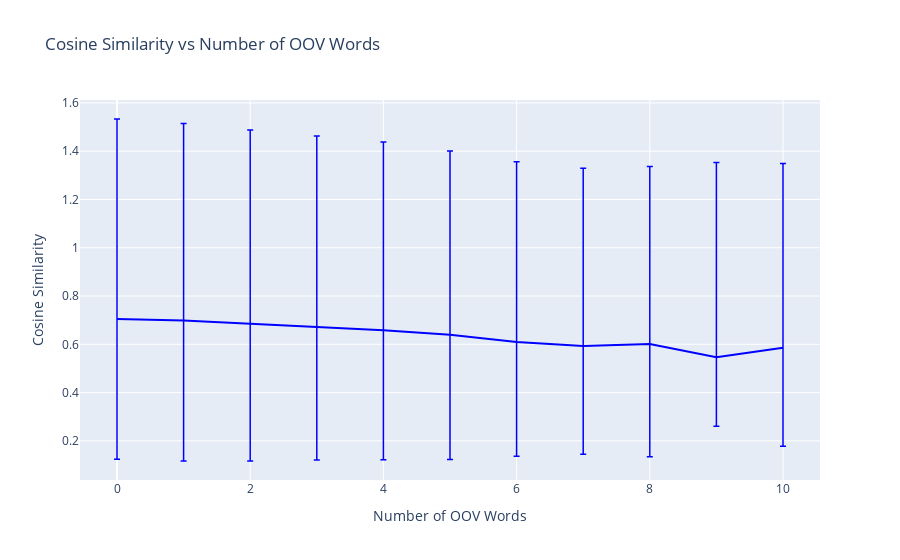

Source (notebook cell):
### Code cell
# Lineplot of the mean cosine similarity vs number of OOV words with std as error bars

fig = plt.subplots(figsize=(10, 6))
sns.lineplot(x="oov", y="cosine_similarity", data=df, ci="sd")

### Figure 1 — Plotly figure (JSON) as saved in the notebook; plotly's stock layout.template omitted (floating-point values rounded to 4 significant figures)
{"data": [{"error_y": {"array": [0.8284, 0.8154, 0.8024, 0.7921, 0.7796, 0.7618, 0.7459, 0.7367, 0.7353, 0.8068, 0.7634], "arrayminus": [0.5815, 0.5823, 0.5683, 0.5506, 0.5365, 0.5166, 0.4739, 0.4486, 0.4668, 0.2863, 0.4085], "color": "blue", "symmetric": false, "thickness": 1.5, "type": "data", "width": 3}, "hovertemplate": "Number of OOV Words=%{x}<br>Cosine Similarity=%{y}<extra></extra>", "legendgroup": "", "line": {"color": "blue", "dash": "solid"}, "marker": {"symbol": "circle"}, "mode": "lines", "name": "", "orientation": "v", "showlegend": false, "type": "scatter", "x": [0, 1, 2, 3, 4, 5, 6, 7, 8, 9, 10], "xaxis": "x", "y": [0.705, 0.6988, 0.6854, 0.6713, 0.6581, 0.6392, 0.6099, 0.5926, 0.601, 0.5465, 0.586], "yaxis": "y"}], "layout": {"legend": {"tracegroupgap": 0}, "title": {"text": "Cosine Similarity vs Number of OOV Words"}, "xaxis": {"anchor": "y", "domain": [0, 1], "title": {"text": "Number of OOV Words"}}, "yaxis": {"anchor": "x", "domain": [0, 1], "title": {"text": "Cosine Similarity"}}}}
